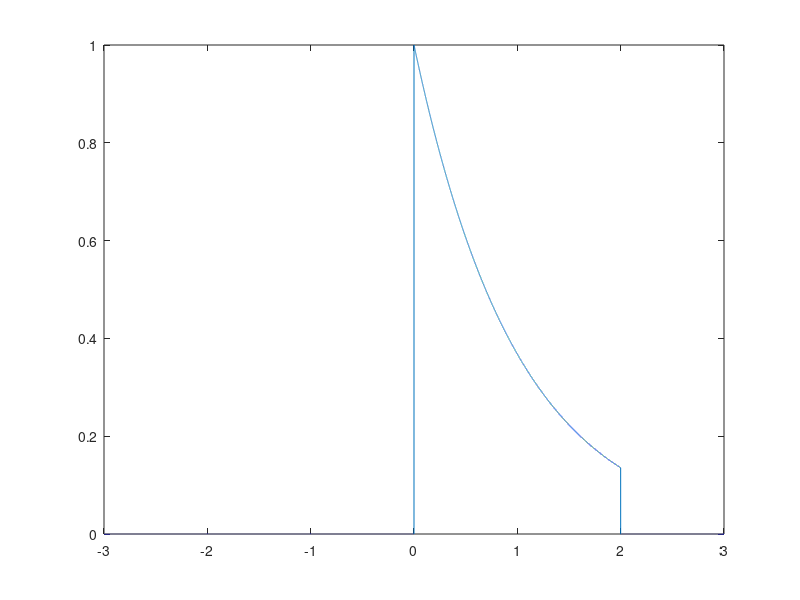
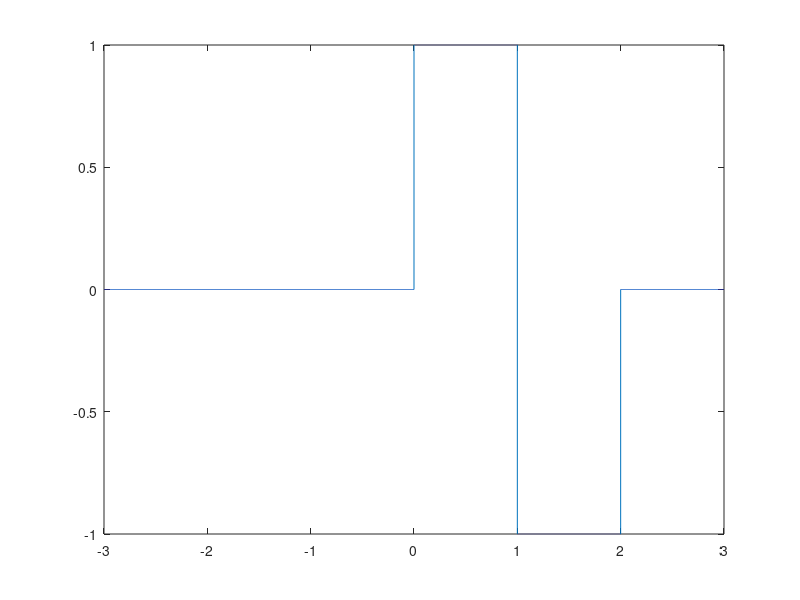
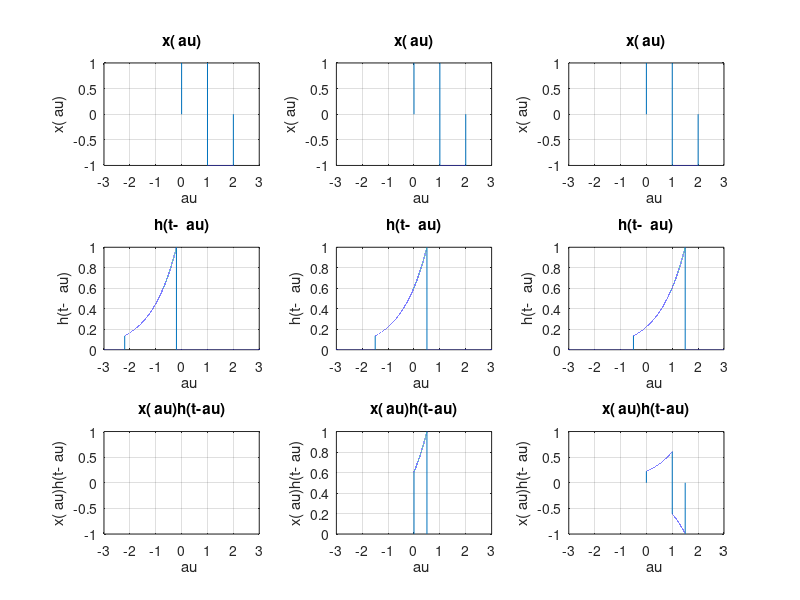
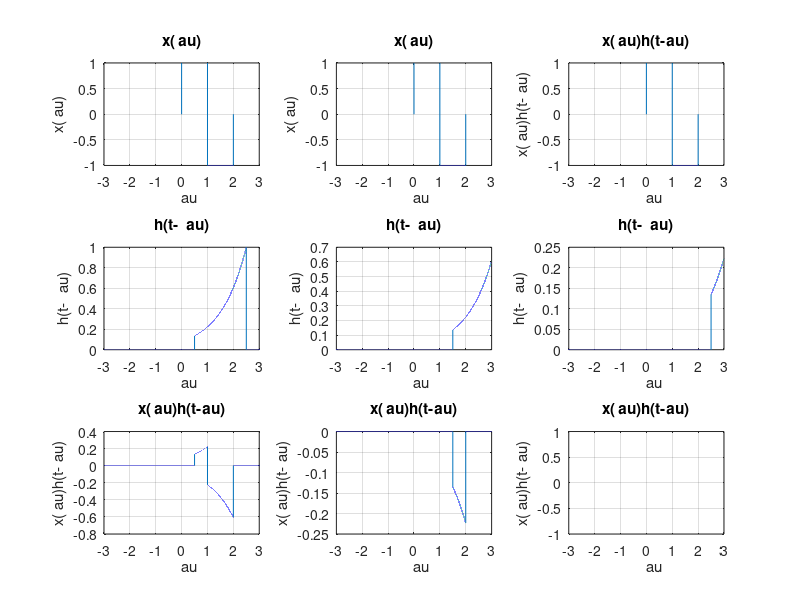

Source code (MATLAB) for these figures, in order:
clear
close all
clc
dt=0.0001;

t=[-3:dt:3];
ht= @(x) exp(-x).*((x>=0)-(x>=2));
pt= @(x) ((x>=0)&(x<1))-((x>=1)&(x<2));


figure
plot(t,ht(t))
figure
plot(t,pt(t))

figure

subplot(3,3,1)
plot(t,pt(t))
xlabel("\tau")
ylabel("x(\tau)")
title("x(\tau)")
set(gca,'fontsize',10);
grid

subplot(3,3,4)
plot(-t,ht(t-0.2))
xlabel("\tau")
ylabel("h(t-\tau)")
title("h(t-\tau)")
set(gca,'fontsize',10);
grid


subplot(3,3,7)
plot(-t,ht(t-0.5).*pt(-t))
xlabel("\tau")
ylabel("x(\tau)h(t-\tau)")
title("x(\tau)h(t-\tau)")
set(gca,'fontsize',10);
grid


subplot(3,3,2)
plot(t,pt(t))
xlabel("\tau")
ylabel("x(\tau)")
title("x(\tau)")
set(gca,'fontsize',10);
grid

subplot(3,3,5)
plot(-t,ht(t+0.5))
xlabel("\tau")
ylabel("h(t-\tau)")
title("h(t-\tau)")
set(gca,'fontsize',10);
grid

subplot(3,3,8)
plot(-t,ht(t+0.5).*pt(-t))
xlabel("\tau")
ylabel("x(\tau)h(t-\tau)")
title("x(\tau)h(t-\tau)")
set(gca,'fontsize',10);
grid



subplot(3,3,3)
plot(t,pt(t))
xlabel("\tau")
ylabel("x(\tau)")
title("x(\tau)")
set(gca,'fontsize',10);
grid

subplot(3,3,6)
plot(-t,ht(t+1.5))
xlabel("\tau")
ylabel("h(t-\tau)")
title("h(t-\tau)")
set(gca,'fontsize',10);
grid

subplot(3,3,9)
plot(-t,ht(t+1.5).*pt(-t))
xlabel("\tau")
ylabel("x(\tau)h(t-\tau)")
title("x(\tau)h(t-\tau)")
set(gca,'fontsize',10);
grid


figure

subplot(3,3,1)
plot(t,pt(t))
xlabel("\tau")
ylabel("x(\tau)")
title("x(\tau)")
set(gca,'fontsize',10);
grid

subplot(3,3,4)
plot(-t,ht(t+2.5))
xlabel("\tau")
ylabel("h(t-\tau)")
title("h(t-\tau)")
set(gca,'fontsize',10);
grid


subplot(3,3,7)
plot(-t,ht(t+2.5).*pt(-t))
xlabel("\tau")
ylabel("x(\tau)h(t-\tau)")
title("x(\tau)h(t-\tau)")
set(gca,'fontsize',10);
grid


subplot(3,3,2)
plot(t,pt(t))
xlabel("\tau")
ylabel("x(\tau)")
title("x(\tau)")
set(gca,'fontsize',10);
grid

subplot(3,3,5)
plot(-t,ht(t+3.5))
xlabel("\tau")
ylabel("h(t-\tau)")
title("h(t-\tau)")
set(gca,'fontsize',10);
grid

subplot(3,3,8)
plot(-t,ht(t+3.5).*pt(-t))
xlabel("\tau")
ylabel("x(\tau)h(t-\tau)")
title("x(\tau)h(t-\tau)")
set(gca,'fontsize',10);
grid



subplot(3,3,3)
plot(t,pt(t))
xlabel("\tau")
ylabel("x(\tau)h(t-\tau)")
title("x(\tau)h(t-\tau)")
set(gca,'fontsize',10);
grid

subplot(3,3,6)
plot(-t,ht(t+4.5))
xlabel("\tau")
ylabel("h(t-\tau)")
title("h(t-\tau)")
set(gca,'fontsize',10);
grid

subplot(3,3,9)
plot(-t,ht(t+4.5).*pt(-t))
xlabel("\tau")
ylabel("x(\tau)h(t-\tau)")
title("x(\tau)h(t-\tau)")
set(gca,'fontsize',10);
grid




y=dt*conv(ht(t),pt(t));
ty=0.0001*(1:length(y))+2*min(t);




figure
plot(ty,y)
grid